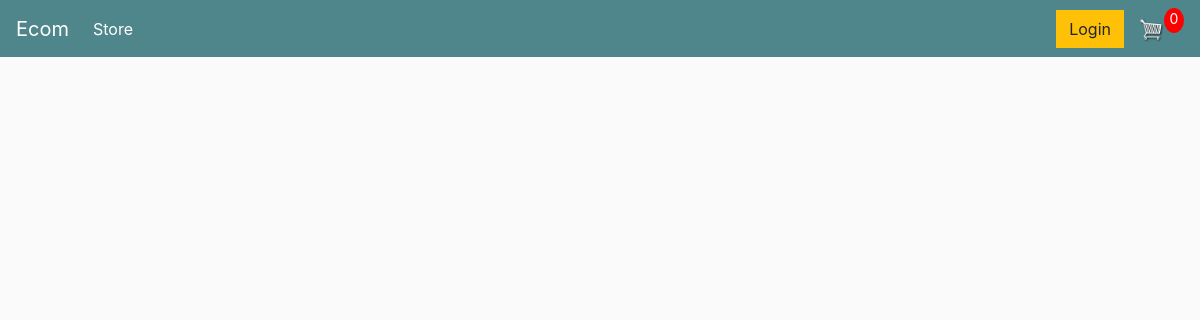
Before: / with the older database file.
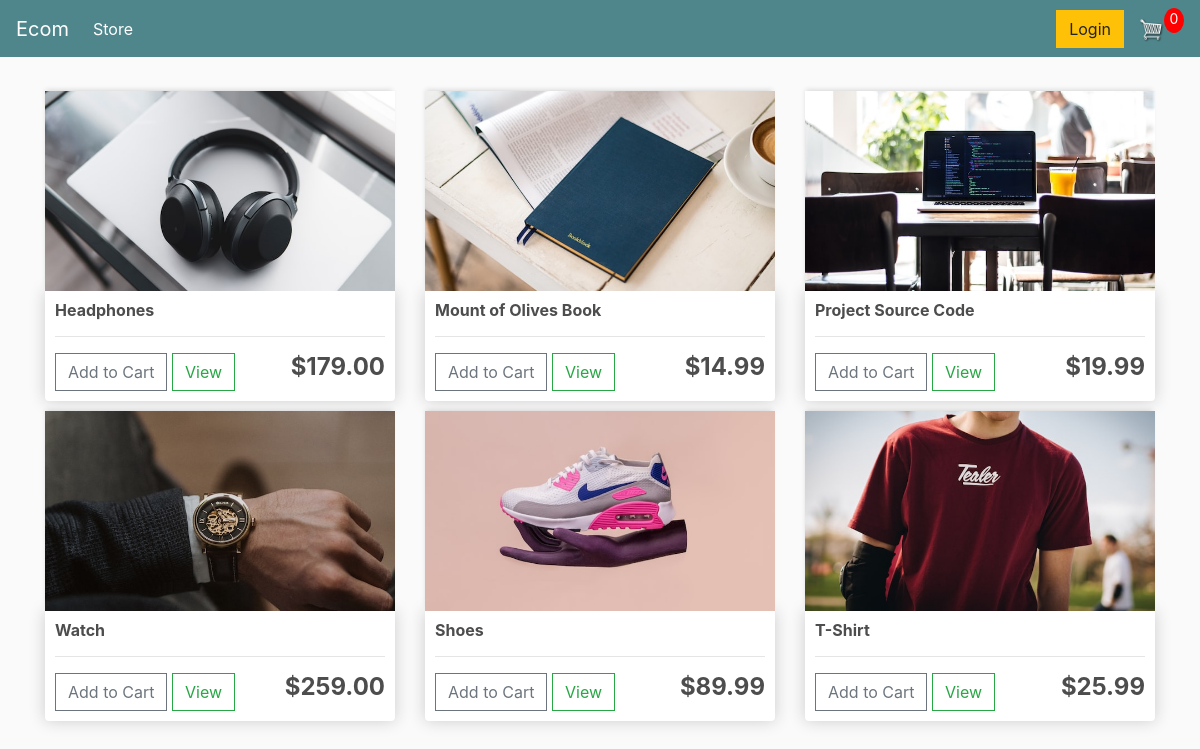
After: the same page with the newer database file.
### store/models.py (models this page shows, shortened)
class Product(models.Model):
    name = models.CharField(max_length=200)
    price = models.FloatField()
    digital = models.BooleanField(default=False, null=True, blank=True)
    image = models.ImageField(null=True, blank=True)

### store/views.py (the view)
# urls.py: path('', include('store.urls'))
def store(request):
    products = Product.objects.all()
    context={ 'products' : products }
    return render(request, 'store/store.html', context)

### templates/store/store.html
{% extends 'store/main.html' %}
{% load static %}
{% block content %}
    <div class="row">
        {% for product in products %}
            <div class="col-lg-4">
                <img class="thumbnail" src="{{product.image.url}}">
                <div class="box-element product">
                    <h6><strong>{{product.name}}</strong></h6>
                    <hr>
                    <button  class="btn btn-outline-secondary add-btn">Add to Cart</button>
                    <a class="btn btn-outline-success" href="#">View</a>
                    <h4 style="display: inline-block; float: right"><strong>${{product.price|floatformat:2}}</strong></h4>
                </div>
            </div>
        {% endfor %}
    </div>
{% endblock content %}

### templates/store/main.html (shortened to what this page needs)
<!DOCTYPE html>
{% load static %}
<html>
    <head>
           <link rel="stylesheet" href="https://stackpath.bootstrapcdn.com/bootstrap/4.4.1/css/bootstrap.min.css">
           <link rel="stylesheet" type="text/css" href="{% static 'css/main.css' %}">
     </head>
     <body>
        <nav class="navbar navbar-expand-lg navbar-dark bg-dark">
            <a class="navbar-brand" href="{% url 'store' %}">Ecom</a>
            <div class="collapse navbar-collapse" id="navbarSupportedContent">
            <ul class="navbar-nav mr-auto">
                <li class="nav-item active">
                <a class="nav-link" href="{% url 'store' %}">Store <span class="sr-only">(current)</span></a>
                </li>
            </ul>
            <div class="form-inline my-2 my-lg-0">
                <a href="#"class="btn btn-warning">Login</a>
                <a href="{% url 'cart' %}">
                    <img  id="cart-icon" src="{% static 'images/cart.png' %}">
                </a>
                <p id="cart-total">0</p>
            </div>
            </div>
        </nav>
         <div class="container">
                <br>
                {% block content %}
                 {% endblock content %}
         </div>
     </body>
</html>

### static/css/main.css (style rules this page uses)
body { background-color: hsl(0, 0%, 98%); }
h1,h2,h3,h4,h5,h6 { color:hsl(0, 0%, 30%); }
.box-element { box-shadow:hsl(0, 0%, 80%) 0 0 16px; background-color: #fff; border-radius: 4px; padding: 10px; }
.thumbnail { width: 100%; height: 200px; -webkit-box-shadow: -1px -3px 5px -2px rgba(214,214,214,1); -moz-box-shadow: -1px -3px 5px -2px rgba(214,214,214,1); box-shadow: -1px -3px 5px -2px rgba(214,214,214,1); }
.product { border-radius: 0 0 4px 4px; }
.bg-dark { background-color: #4f868c!important; }
#cart-icon { width:25px; display: inline-block; margin-left: 15px; }
#cart-total { display: block; text-align: center; color:#fff; background-color: red; width: 20px; height: 25px; border-radius: 50%; font-size: 14px; }
.col-lg-4, .col-lg-6, .col-lg-8, .col-lg-12 { margin-top: 10px; }
.btn { border-radius: 0; }

Changed rows visible on the page:
added Product: image (picture), name "Headphones", price "179.00"
added Product: image (picture), name "Mount of Olives Book", price "14.99"
added Product: image (picture), name "Project Source Code", price "19.99"
added Product: image (picture), name "Watch", price "259.00"
added Product: image (picture), name "Shoes", price "89.99"
added Product: image (picture), name "T-Shirt", price "25.99"
